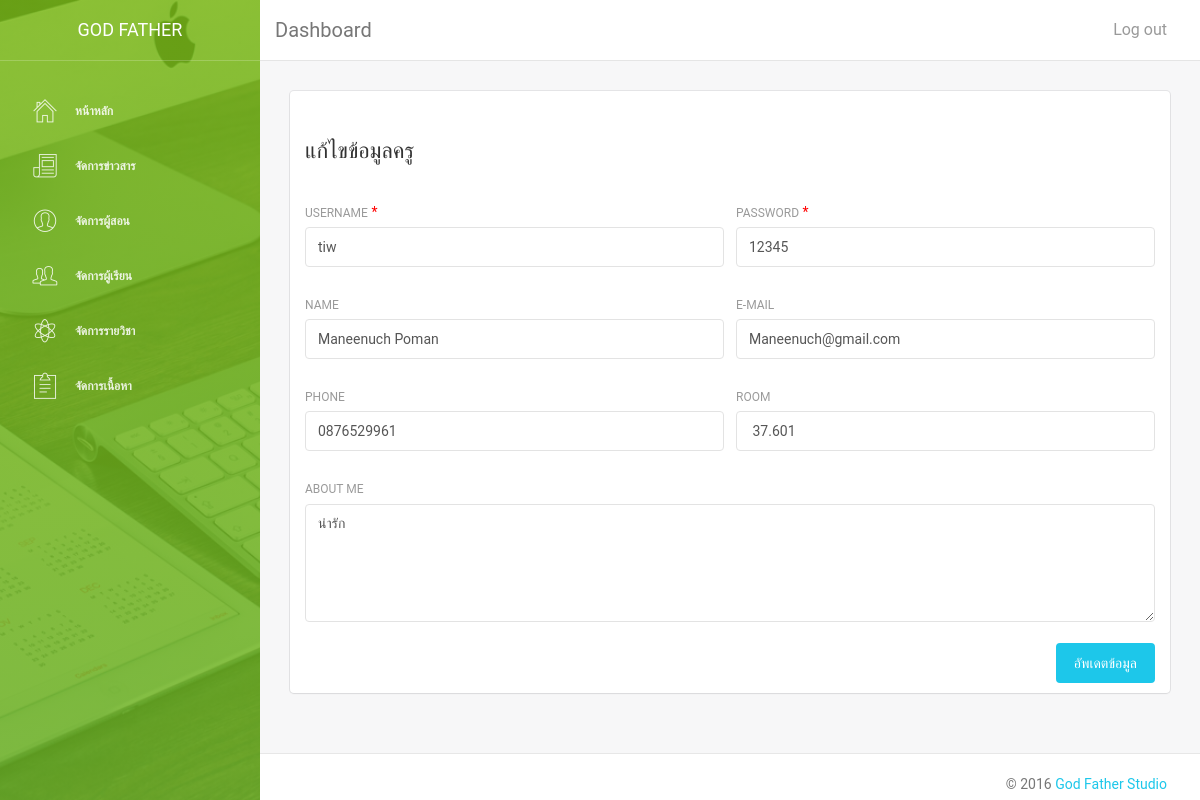
Screenshot of /admin/editteacher.php?tid=3 with the database file from the repository.
### tables this page shows
CREATE TABLE `teacher` (
  `tid` int(5) NOT NULL,
  `tuser` varchar(50) NOT NULL,
  `tpass` varchar(50) NOT NULL,
  `tname` varchar(50) NOT NULL,
  `tmail` varchar(50) NOT NULL,
  `ttel` varchar(10) NOT NULL,
  `troom` varchar(10) NOT NULL,
  `ttxt` text NOT NULL
);

### admin/editteacher.php (the view, shortened to what this page needs)
<?php
include("connectdb.php");
$tid=$_GET['tid'];
$mysql = "select * from teacher where tid='$tid'";
$result = mysqli_query($link,$mysql);
$mydata = mysqli_fetch_array($result,MYSQLI_ASSOC);
?>
    <!doctype html>
    <html lang="en">
    <head>
        <?php
    include("include/head.php");
    ?>
    </head>
    <body>
        <div class="wrapper">
            <?php
    include("include/sidebar.php");
    ?>
                <div class="main-panel">
                    <?php
    include("include/nav.php");
    ?>
                        <div class="content">
                            <div class="container-fluid">
                                <div class="row">
                                    <div class="col-sm-12">
                                        <div class="card">
                                            <div class="header">
                                             <h4>แก้ไขข้อมูลครู</h4>
                                            </div>
                                            <div class="content">
                                                <form method="post" action="updateteacher.php">
                                                    <div class="row">
                                                        <div class="col-md-6">
                                                            <div class="form-group">
                                                                <label>Username</label>
                                                                <font color="#FF0000">*</font>
                                                                <input type="text" class="form-control" name="tuser"  value="<?php echo $mydata['tuser']?>" required>
                                                            </div>
                                                        </div>
                                                        <div class="col-md-6">
                                                            <div class="form-group">
                                                                <label for="exampleInputEmail1">Password</label>
                                                                <font color="#FF0000">*</font>
                                                                <input type="text" class="form-control" name="tpass"  value="<?php echo $mydata['tpass']?>" required>
                                                            </div>
                                                        </div>
                                                    </div>
                                                    <div class="row">
                                                        <div class="col-md-6">
                                                            <div class="form-group">
                                                                <label>Name</label>
                                                                <input type="text" class="form-control" name="tname"  value="<?php echo $mydata['tname']?>">
                                                            </div>
                                                        </div>
                                                        <div class="col-md-6">
                                                            <div class="form-group">
                                                                <label>E-mail</label>
                                                                <input type="text" class="form-control" name="tmail"  value="<?php echo $mydata['tmail']?>">
                                                            </div>
                                                        </div>
                                                    </div>
                                                    <div class="row">
                                                        <div class="col-md-6">
                                                            <div class="form-group">
                                                                <label>Phone</label>
                                                                <input type="text" class="form-control" name="ttel"  value="<?php echo $mydata['ttel']?>">
                                                            </div>
                                                        </div>
                                                        <div class="col-md-6">
                                                            <div class="form-group">
                                                                <label>Room</label>
                                                                <input type="text" class="form-control" name="troom"  value="<?php echo $mydata['troom']?>">
                                                            </div>
                                                        </div>
                                                    </div>
                                                    <div class="row">
                                                        <div class="col-md-12">
                                                            <div class="form-group">
                                                                <label>About Me</label>
                                                                <textarea rows="5" class="form-control" name="ttxt" ><?php echo $mydata['ttxt']?></textarea>
                                                            </div>
                                                        </div>
                                                    </div>
                                                    <button type="submit" name="button" value="update" class="btn btn-info btn-fill pull-right">อัพเดตข้อมูล</button>
                                                    <div class="clearfix"></div>
                                                </form>
                                            </div>
                                        </div>
                                    </div>
                                </div>
                            </div>
                        </div>
                        <?php
    include("include/foodter.php");
    ?>
                </div>
        </div>
    </body>
    </html>

### rows the page displays
teacher: tuser "tiw", tpass "12345", tname "Maneenuch Poman", tmail "Maneenuch@gmail.com", ttel "0876529961", troom "37.601", ttxt "น่ารัก"
